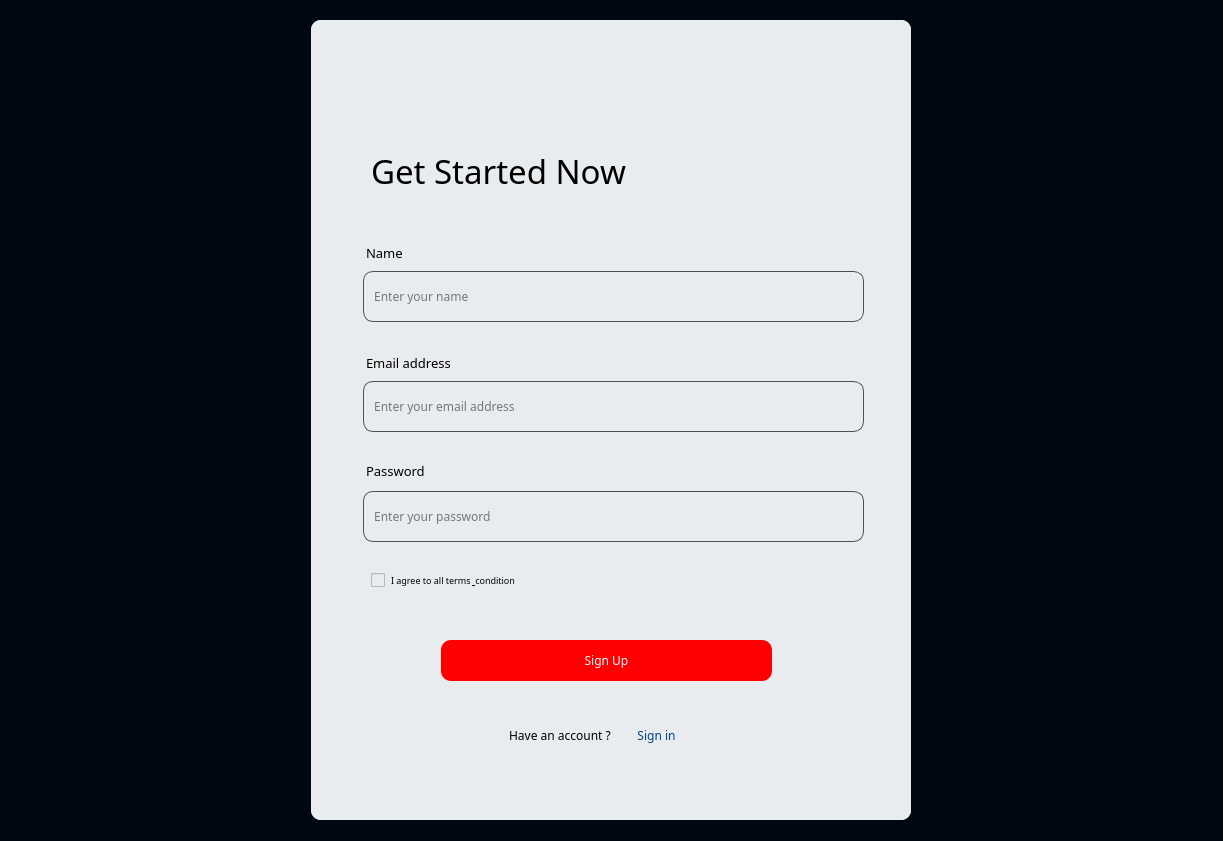
<?xml version="1.0" encoding="UTF-8"?>
<ui version="4.0">
 <class>MainWindow</class>
 <widget class="QMainWindow" name="MainWindow">
  <property name="geometry">
   <rect>
    <x>0</x>
    <y>0</y>
    <width>1223</width>
    <height>841</height>
   </rect>
  </property>
  <property name="windowTitle">
   <string>MainWindow</string>
  </property>
  <widget class="QWidget" name="centralwidget">
   <layout class="QHBoxLayout" name="horizontalLayout">
    <property name="spacing">
     <number>0</number>
    </property>
    <property name="leftMargin">
     <number>0</number>
    </property>
    <property name="topMargin">
     <number>0</number>
    </property>
    <property name="rightMargin">
     <number>0</number>
    </property>
    <property name="bottomMargin">
     <number>0</number>
    </property>
    <item>
     <widget class="QStackedWidget" name="stackedWidget">
      <property name="maximumSize">
       <size>
        <width>9999999</width>
        <height>16777215</height>
       </size>
      </property>
      <property name="styleSheet">
       <string notr="true">background-color: rgb(0,8,20);</string>
      </property>
      <property name="currentIndex">
       <number>0</number>
      </property>
      <widget class="QWidget" name="stackedWidgetPage1">
       <layout class="QHBoxLayout" name="horizontalLayout_2">
        <item>
         <widget class="QStackedWidget" name="stackedWidget_2">
          <property name="maximumSize">
           <size>
            <width>600</width>
            <height>800</height>
           </size>
          </property>
          <property name="styleSheet">
           <string notr="true">background-color: rgb(233,236,239);
border-radius : 10px</string>
          </property>
          <property name="currentIndex">
           <number>1</number>
          </property>
          <widget class="QWidget" name="stackedWidget_2Page1">
           <widget class="QWidget" name="widget_3" native="true">
            <property name="geometry">
             <rect>
              <x>30</x>
              <y>70</y>
              <width>511</width>
              <height>111</height>
             </rect>
            </property>
            <widget class="QLabel" name="label">
             <property name="geometry">
              <rect>
               <x>10</x>
               <y>0</y>
               <width>471</width>
               <height>61</height>
              </rect>
             </property>
             <property name="font">
              <font>
               <family>General Sans Semibold Italic</family>
               <pointsize>25</pointsize>
               <weight>75</weight>
               <bold>true</bold>
              </font>
             </property>
             <property name="text">
              <string>Welcome Back !</string>
             </property>
            </widget>
            <widget class="QLabel" name="label_2">
             <property name="geometry">
              <rect>
               <x>10</x>
               <y>60</y>
               <width>501</width>
               <height>31</height>
              </rect>
             </property>
             <property name="font">
              <font>
               <family>General Sans Semibold Italic</family>
               <pointsize>11</pointsize>
              </font>
             </property>
             <property name="styleSheet">
              <string notr="true">color: rgb(73,80,87); 

</string>
             </property>
             <property name="text">
              <string>Welcome Back ! Please enter your details.</string>
             </property>
            </widget>
           </widget>
           <widget class="QPushButton" name="pushButton">
            <property name="geometry">
             <rect>
              <x>130</x>
              <y>510</y>
              <width>331</width>
              <height>41</height>
             </rect>
            </property>
            <property name="font">
             <font>
              <family>General Sans Semibold Italic</family>
              <pointsize>12</pointsize>
              <weight>75</weight>
              <bold>true</bold>
             </font>
            </property>
            <property name="styleSheet">
             <string notr="true">
QPushButton {
    background-color: red;
    color: white;
	 
}
</string>
            </property>
            <property name="text">
             <string>Login</string>
            </property>
           </widget>
           <widget class="QWidget" name="widget_4" native="true">
            <property name="geometry">
             <rect>
              <x>30</x>
              <y>200</y>
              <width>511</width>
              <height>91</height>
             </rect>
            </property>
            <widget class="QLabel" name="label_3">
             <property name="geometry">
              <rect>
               <x>5</x>
               <y>10</y>
               <width>55</width>
               <height>31</height>
              </rect>
             </property>
             <property name="font">
              <font>
               <family>General Sans Semibold Italic</family>
               <pointsize>10</pointsize>
              </font>
             </property>
             <property name="text">
              <string>Email</string>
             </property>
            </widget>
            <widget class="QLineEdit" name="lineEdit">
             <property name="geometry">
              <rect>
               <x>2</x>
               <y>40</y>
               <width>501</width>
               <height>51</height>
              </rect>
             </property>
             <property name="font">
              <font>
               <family>General Sans Semibold Italic</family>
               <pointsize>9</pointsize>
               <weight>50</weight>
               <bold>false</bold>
              </font>
             </property>
             <property name="styleSheet">
              <string notr="true">border : 1px solid #495057;
padding: 5px;</string>
             </property>
             <property name="placeholderText">
              <string> Enter your email</string>
             </property>
            </widget>
           </widget>
           <widget class="QWidget" name="widget_5" native="true">
            <property name="geometry">
             <rect>
              <x>30</x>
              <y>310</y>
              <width>511</width>
              <height>101</height>
             </rect>
            </property>
            <widget class="QLabel" name="label_4">
             <property name="geometry">
              <rect>
               <x>8</x>
               <y>15</y>
               <width>101</width>
               <height>21</height>
              </rect>
             </property>
             <property name="font">
              <font>
               <family>General Sans Semibold Italic</family>
               <pointsize>10</pointsize>
               <weight>75</weight>
               <bold>true</bold>
              </font>
             </property>
             <property name="text">
              <string>Password</string>
             </property>
            </widget>
            <widget class="QLineEdit" name="lineEdit_2">
             <property name="geometry">
              <rect>
               <x>2</x>
               <y>41</y>
               <width>501</width>
               <height>51</height>
              </rect>
             </property>
             <property name="font">
              <font>
               <family>General Sans Semibold Italic</family>
               <pointsize>9</pointsize>
              </font>
             </property>
             <property name="styleSheet">
              <string notr="true">QLineEdit {
    border: 1px solid #404040;
    padding: 5px;
}
</string>
             </property>
             <property name="placeholderText">
              <string> Enter your password</string>
             </property>
            </widget>
           </widget>
           <widget class="QPushButton" name="pushButton_2">
            <property name="geometry">
             <rect>
              <x>409</x>
              <y>413</y>
              <width>131</width>
              <height>31</height>
             </rect>
            </property>
            <property name="font">
             <font>
              <family>General Sans Semibold Italic</family>
              <pointsize>7</pointsize>
             </font>
            </property>
            <property name="text">
             <string>Forget Password</string>
            </property>
           </widget>
           <widget class="QCheckBox" name="checkBox">
            <property name="geometry">
             <rect>
              <x>40</x>
              <y>420</y>
              <width>131</width>
              <height>21</height>
             </rect>
            </property>
            <property name="font">
             <font>
              <family>General Sans Semibold Italic</family>
              <pointsize>7</pointsize>
             </font>
            </property>
            <property name="text">
             <string>Remember me </string>
            </property>
           </widget>
           <widget class="QWidget" name="widget_6" native="true">
            <property name="geometry">
             <rect>
              <x>20</x>
              <y>560</y>
              <width>551</width>
              <height>31</height>
             </rect>
            </property>
            <widget class="QLabel" name="label_5">
             <property name="geometry">
              <rect>
               <x>4</x>
               <y>8</y>
               <width>541</width>
               <height>31</height>
              </rect>
             </property>
             <property name="font">
              <font>
               <family>General Sans Semibold Italic</family>
               <pointsize>7</pointsize>
              </font>
             </property>
             <property name="styleSheet">
              <string notr="true">color: #495057;</string>
             </property>
             <property name="text">
              <string>------------------------------------------------------------------Or----------------------------------------------------------------</string>
             </property>
            </widget>
           </widget>
           <widget class="QWidget" name="widget_7" native="true">
            <property name="geometry">
             <rect>
              <x>90</x>
              <y>610</y>
              <width>391</width>
              <height>41</height>
             </rect>
            </property>
            <widget class="QLabel" name="label_6">
             <property name="geometry">
              <rect>
               <x>80</x>
               <y>10</y>
               <width>201</width>
               <height>21</height>
              </rect>
             </property>
             <property name="font">
              <font>
               <family>General Sans Semibold Italic</family>
               <pointsize>9</pointsize>
               <weight>75</weight>
               <italic>false</italic>
               <bold>true</bold>
              </font>
             </property>
             <property name="text">
              <string>Don't have account ?</string>
             </property>
             <property name="alignment">
              <set>Qt::AlignCenter</set>
             </property>
            </widget>
            <widget class="QPushButton" name="pushButton_3">
             <property name="geometry">
              <rect>
               <x>260</x>
               <y>6</y>
               <width>61</width>
               <height>28</height>
              </rect>
             </property>
             <property name="font">
              <font>
               <family>General Sans Semibold Italic</family>
               <pointsize>9</pointsize>
              </font>
             </property>
             <property name="styleSheet">
              <string notr="true">color : #014181</string>
             </property>
             <property name="text">
              <string>Sign Up</string>
             </property>
            </widget>
           </widget>
          </widget>
          <widget class="QWidget" name="page">
           <widget class="QWidget" name="widget_2" native="true">
            <property name="geometry">
             <rect>
              <x>40</x>
              <y>110</y>
              <width>451</width>
              <height>81</height>
             </rect>
            </property>
            <widget class="QLabel" name="label_7">
             <property name="geometry">
              <rect>
               <x>20</x>
               <y>20</y>
               <width>411</width>
               <height>41</height>
              </rect>
             </property>
             <property name="font">
              <font>
               <family>General Sans Semibold Italic</family>
               <pointsize>25</pointsize>
              </font>
             </property>
             <property name="text">
              <string>Get Started Now</string>
             </property>
            </widget>
           </widget>
           <widget class="QWidget" name="widget_8" native="true">
            <property name="geometry">
             <rect>
              <x>40</x>
              <y>210</y>
              <width>521</width>
              <height>101</height>
             </rect>
            </property>
            <widget class="QLabel" name="label_8">
             <property name="geometry">
              <rect>
               <x>15</x>
               <y>7</y>
               <width>61</width>
               <height>31</height>
              </rect>
             </property>
             <property name="font">
              <font>
               <family>General Sans Semibold Italic</family>
               <pointsize>10</pointsize>
              </font>
             </property>
             <property name="text">
              <string>Name</string>
             </property>
            </widget>
            <widget class="QLineEdit" name="lineEdit_3">
             <property name="geometry">
              <rect>
               <x>12</x>
               <y>41</y>
               <width>501</width>
               <height>51</height>
              </rect>
             </property>
             <property name="font">
              <font>
               <family>General Sans Semibold Italic</family>
               <pointsize>9</pointsize>
              </font>
             </property>
             <property name="styleSheet">
              <string notr="true">border : 1px solid #495057;
padding: 5px;</string>
             </property>
             <property name="placeholderText">
              <string> Enter your name</string>
             </property>
            </widget>
           </widget>
           <widget class="QWidget" name="widget_9" native="true">
            <property name="geometry">
             <rect>
              <x>40</x>
              <y>320</y>
              <width>521</width>
              <height>101</height>
             </rect>
            </property>
            <widget class="QLabel" name="label_9">
             <property name="geometry">
              <rect>
               <x>15</x>
               <y>12</y>
               <width>151</width>
               <height>21</height>
              </rect>
             </property>
             <property name="font">
              <font>
               <family>General Sans Semibold Italic</family>
               <pointsize>10</pointsize>
              </font>
             </property>
             <property name="text">
              <string>Email address</string>
             </property>
            </widget>
            <widget class="QLineEdit" name="lineEdit_4">
             <property name="geometry">
              <rect>
               <x>12</x>
               <y>41</y>
               <width>501</width>
               <height>51</height>
              </rect>
             </property>
             <property name="font">
              <font>
               <family>General Sans Semibold Italic</family>
               <pointsize>9</pointsize>
              </font>
             </property>
             <property name="styleSheet">
              <string notr="true">border : 1px solid #495057;
padding: 5px;</string>
             </property>
             <property name="placeholderText">
              <string> Enter your email address</string>
             </property>
            </widget>
           </widget>
           <widget class="QWidget" name="widget_10" native="true">
            <property name="geometry">
             <rect>
              <x>40</x>
              <y>430</y>
              <width>521</width>
              <height>111</height>
             </rect>
            </property>
            <widget class="QLabel" name="label_10">
             <property name="geometry">
              <rect>
               <x>15</x>
               <y>5</y>
               <width>121</width>
               <height>31</height>
              </rect>
             </property>
             <property name="font">
              <font>
               <family>General Sans Semibold Italic</family>
               <pointsize>10</pointsize>
              </font>
             </property>
             <property name="text">
              <string>Password</string>
             </property>
            </widget>
            <widget class="QLineEdit" name="lineEdit_5">
             <property name="geometry">
              <rect>
               <x>12</x>
               <y>41</y>
               <width>501</width>
               <height>51</height>
              </rect>
             </property>
             <property name="font">
              <font>
               <family>General Sans Semibold Italic</family>
               <pointsize>9</pointsize>
              </font>
             </property>
             <property name="styleSheet">
              <string notr="true">border : 1px solid #495057;
padding: 5px;</string>
             </property>
             <property name="placeholderText">
              <string> Enter your password</string>
             </property>
            </widget>
           </widget>
           <widget class="QCheckBox" name="checkBox_2">
            <property name="geometry">
             <rect>
              <x>60</x>
              <y>550</y>
              <width>241</width>
              <height>21</height>
             </rect>
            </property>
            <property name="font">
             <font>
              <family>General Sans Semibold Italic</family>
              <pointsize>7</pointsize>
             </font>
            </property>
            <property name="text">
             <string>I agree to all terms &amp; condition</string>
            </property>
           </widget>
           <widget class="QPushButton" name="pushButton_4">
            <property name="geometry">
             <rect>
              <x>130</x>
              <y>620</y>
              <width>331</width>
              <height>41</height>
             </rect>
            </property>
            <property name="font">
             <font>
              <family>General Sans Semibold Italic</family>
              <pointsize>9</pointsize>
             </font>
            </property>
            <property name="styleSheet">
             <string notr="true">QPushButton {
    background-color: red;
    color: white;
	 
}</string>
            </property>
            <property name="text">
             <string>Sign Up</string>
            </property>
           </widget>
           <widget class="QWidget" name="widget_11" native="true">
            <property name="geometry">
             <rect>
              <x>70</x>
              <y>690</y>
              <width>451</width>
              <height>51</height>
             </rect>
            </property>
            <widget class="QLabel" name="label_11">
             <property name="geometry">
              <rect>
               <x>110</x>
               <y>10</y>
               <width>141</width>
               <height>31</height>
              </rect>
             </property>
             <property name="font">
              <font>
               <family>General Sans Semibold Italic</family>
               <pointsize>9</pointsize>
              </font>
             </property>
             <property name="text">
              <string>Have an account ? </string>
             </property>
             <property name="alignment">
              <set>Qt::AlignCenter</set>
             </property>
            </widget>
            <widget class="QPushButton" name="pushButton_6">
             <property name="geometry">
              <rect>
               <x>245</x>
               <y>11</y>
               <width>61</width>
               <height>28</height>
              </rect>
             </property>
             <property name="font">
              <font>
               <family>General Sans Semibold Italic</family>
               <pointsize>9</pointsize>
              </font>
             </property>
             <property name="styleSheet">
              <string notr="true">color : #014181</string>
             </property>
             <property name="text">
              <string>Sign in</string>
             </property>
            </widget>
           </widget>
          </widget>
          <widget class="QWidget" name="page_2">
           <widget class="QWidget" name="widget_12" native="true">
            <property name="geometry">
             <rect>
              <x>50</x>
              <y>100</y>
              <width>521</width>
              <height>91</height>
             </rect>
            </property>
            <widget class="QLabel" name="label_12">
             <property name="geometry">
              <rect>
               <x>10</x>
               <y>10</y>
               <width>351</width>
               <height>51</height>
              </rect>
             </property>
             <property name="font">
              <font>
               <family>General Sans Semibold Italic</family>
               <pointsize>24</pointsize>
              </font>
             </property>
             <property name="text">
              <string>Forget password ? </string>
             </property>
            </widget>
            <widget class="QLabel" name="label_13">
             <property name="geometry">
              <rect>
               <x>14</x>
               <y>70</y>
               <width>501</width>
               <height>20</height>
              </rect>
             </property>
             <property name="font">
              <font>
               <family>General Sans Semibold Italic</family>
               <pointsize>9</pointsize>
              </font>
             </property>
             <property name="text">
              <string>Ooopps forget password ? we are here :)</string>
             </property>
            </widget>
           </widget>
           <widget class="QWidget" name="widget_13" native="true">
            <property name="geometry">
             <rect>
              <x>50</x>
              <y>210</y>
              <width>521</width>
              <height>111</height>
             </rect>
            </property>
            <widget class="QLabel" name="label_14">
             <property name="geometry">
              <rect>
               <x>18</x>
               <y>6</y>
               <width>111</width>
               <height>31</height>
              </rect>
             </property>
             <property name="font">
              <font>
               <family>General Sans Semibold Italic</family>
               <pointsize>10</pointsize>
              </font>
             </property>
             <property name="text">
              <string>Email </string>
             </property>
            </widget>
            <widget class="QLineEdit" name="lineEdit_7">
             <property name="geometry">
              <rect>
               <x>12</x>
               <y>41</y>
               <width>501</width>
               <height>51</height>
              </rect>
             </property>
             <property name="font">
              <font>
               <family>General Sans Semibold Italic</family>
               <pointsize>9</pointsize>
              </font>
             </property>
             <property name="styleSheet">
              <string notr="true">border : 1px solid #495057;
padding: 5px;</string>
             </property>
             <property name="placeholderText">
              <string> Enter email address</string>
             </property>
            </widget>
           </widget>
           <widget class="QWidget" name="widget_14" native="true">
            <property name="geometry">
             <rect>
              <x>50</x>
              <y>320</y>
              <width>521</width>
              <height>111</height>
             </rect>
            </property>
            <widget class="QLabel" name="label_15">
             <property name="geometry">
              <rect>
               <x>16</x>
               <y>13</y>
               <width>141</width>
               <height>31</height>
              </rect>
             </property>
             <property name="font">
              <font>
               <family>General Sans Semibold Italic</family>
               <pointsize>10</pointsize>
              </font>
             </property>
             <property name="text">
              <string>Code </string>
             </property>
            </widget>
            <widget class="QLineEdit" name="lineEdit_8">
             <property name="geometry">
              <rect>
               <x>12</x>
               <y>51</y>
               <width>501</width>
               <height>51</height>
              </rect>
             </property>
             <property name="font">
              <font>
               <family>General Sans Semibold Italic</family>
               <pointsize>9</pointsize>
              </font>
             </property>
             <property name="styleSheet">
              <string notr="true">border : 1px solid #495057;
padding: 5px;</string>
             </property>
             <property name="placeholderText">
              <string> Enter Code</string>
             </property>
            </widget>
           </widget>
           <widget class="QWidget" name="widget_15" native="true">
            <property name="geometry">
             <rect>
              <x>50</x>
              <y>430</y>
              <width>521</width>
              <height>101</height>
             </rect>
            </property>
            <widget class="QLabel" name="label_16">
             <property name="geometry">
              <rect>
               <x>16</x>
               <y>9</y>
               <width>151</width>
               <height>31</height>
              </rect>
             </property>
             <property name="font">
              <font>
               <family>General Sans Semibold Italic</family>
               <pointsize>10</pointsize>
              </font>
             </property>
             <property name="text">
              <string>New Password</string>
             </property>
            </widget>
            <widget class="QLineEdit" name="lineEdit_9">
             <property name="geometry">
              <rect>
               <x>12</x>
               <y>40</y>
               <width>501</width>
               <height>51</height>
              </rect>
             </property>
             <property name="font">
              <font>
               <family>General Sans Semibold Italic</family>
               <pointsize>9</pointsize>
              </font>
             </property>
             <property name="styleSheet">
              <string notr="true">border : 1px solid #495057;
padding: 5px;</string>
             </property>
             <property name="placeholderText">
              <string> Set new password</string>
             </property>
            </widget>
           </widget>
           <widget class="QPushButton" name="pushButton_5">
            <property name="geometry">
             <rect>
              <x>140</x>
              <y>590</y>
              <width>331</width>
              <height>41</height>
             </rect>
            </property>
            <property name="font">
             <font>
              <family>General Sans Semibold Italic</family>
              <pointsize>9</pointsize>
             </font>
            </property>
            <property name="styleSheet">
             <string notr="true">QPushButton {
    background-color: red;
    color: white;
	 
}</string>
            </property>
            <property name="text">
             <string>Continue</string>
            </property>
           </widget>
          </widget>
         </widget>
        </item>
       </layout>
      </widget>
      <widget class="QWidget" name="page_3">
       <widget class="QWidget" name="widget" native="true">
        <property name="geometry">
         <rect>
          <x>320</x>
          <y>290</y>
          <width>721</width>
          <height>231</height>
         </rect>
        </property>
        <widget class="QLabel" name="label_17">
         <property name="geometry">
          <rect>
           <x>90</x>
           <y>60</y>
           <width>561</width>
           <height>101</height>
          </rect>
         </property>
         <property name="styleSheet">
          <string notr="true">color : white
</string>
         </property>
         <property name="text">
          <string>HANNNNN BHYIIIIIIII</string>
         </property>
        </widget>
       </widget>
      </widget>
     </widget>
    </item>
   </layout>
  </widget>
 </widget>
 <resources/>
 <connections/>
</ui>
